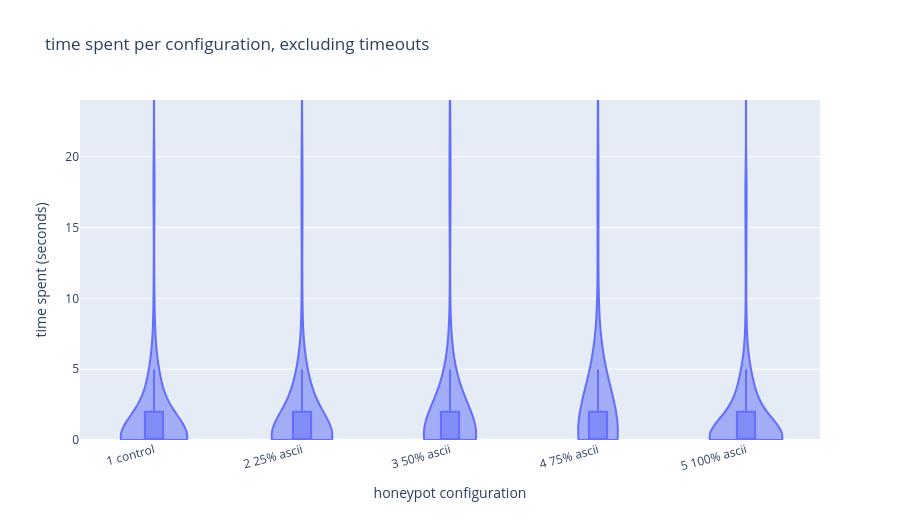

Source (notebook cell):
### Markdown cell above
## Time spent per configuration, excluding timeouts

Same plot after dropping sessions that reached the 5 minute limit. If the violins barely change, almost nobody was stopped by the time limit.

### Code cell
print(f"removed {int(df['hit_time_limit'].sum())} attacks that reached the time limit")
print(f"remaining attacks: {len(kept)}")
fig_time_no_timeout, plot_time_no_timeout = make_violin(
    kept,
    "session_seconds",
    "time spent per configuration, excluding timeouts",
    "time spent (seconds)",
)
fig_time_no_timeout.show()
print_summary(plot_time_no_timeout, "session_seconds", duration=True)

### Figure 1 — Plotly figure (JSON) as saved in the notebook; plotly's stock layout.template omitted (floating-point values rounded to 4 significant figures; data arrays with more than 128 entries replaced by an {"elided": "..."} marker saying what was removed)
{"data": [{"alignmentgroup": "True", "box": {"visible": true}, "hovertemplate": "honeypot configuration=%{x}<br>time spent (seconds)=%{y}<extra></extra>", "legendgroup": "", "marker": {"color": "#636efa"}, "name": "", "offsetgroup": "", "orientation": "v", "points": false, "scalegroup": "True", "showlegend": false, "spanmode": "hard", "type": "violin", "x": {"elided": "10833 str values"}, "x0": " ", "xaxis": "x", "y": {"elided": "10833 int values"}, "y0": " ", "yaxis": "y"}], "layout": {"height": 520, "legend": {"tracegroupgap": 0}, "title": {"text": "time spent per configuration, excluding timeouts"}, "violinmode": "group", "width": 900, "xaxis": {"anchor": "y", "categoryarray": ["1 control", "2 25% ascii", "3 50% ascii", "4 75% ascii", "5 100% ascii"], "categoryorder": "array", "domain": [0, 1], "tickangle": -15, "title": {"text": "honeypot configuration"}}, "yaxis": {"anchor": "x", "domain": [0, 1], "range": [0, 24], "title": {"text": "time spent (seconds)"}}}}
